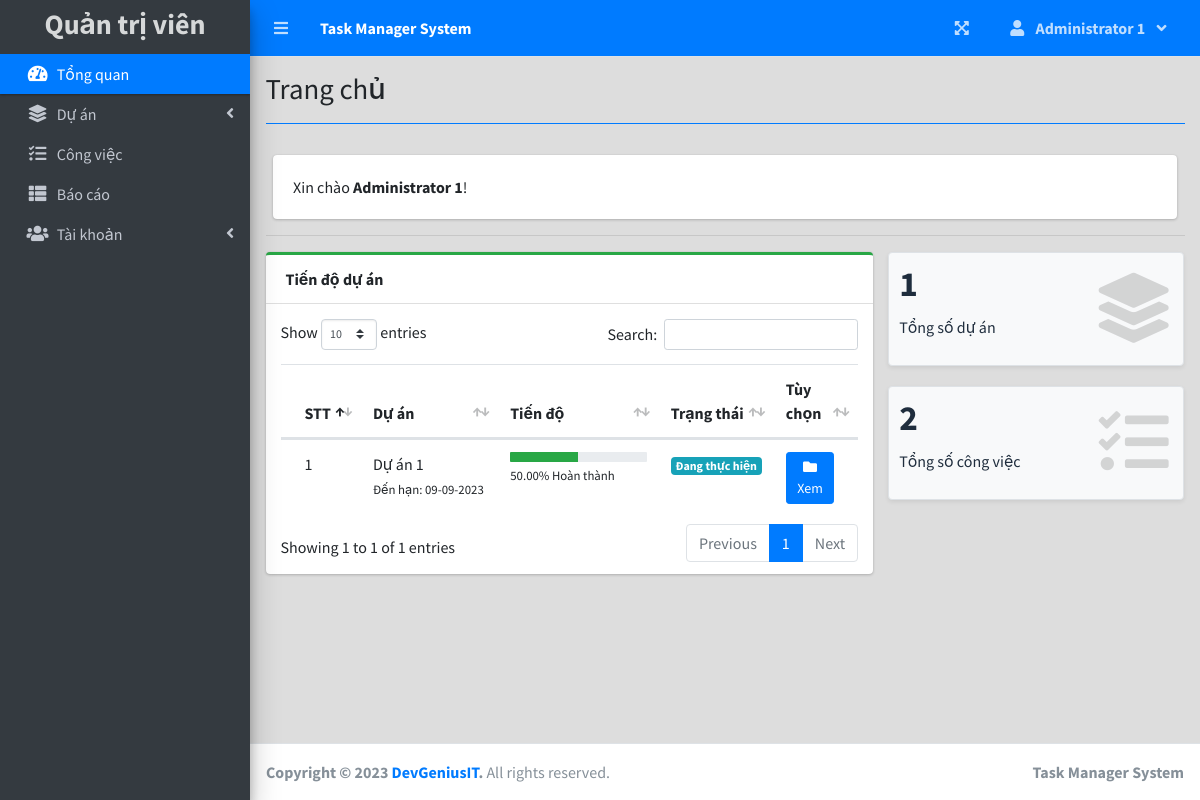
The page / (signed in) on the database its author committed.
### tables this page shows
CREATE TABLE `project_list` (
  `id` int(30) NOT NULL,
  `name` varchar(200) NOT NULL,
  `description` text NOT NULL,
  `status` tinyint(2) NOT NULL,
  `start_date` date NOT NULL,
  `end_date` date NOT NULL,
  `manager_id` int(30) NOT NULL,
  `user_ids` text NOT NULL,
  `date_created` datetime NOT NULL DEFAULT current_timestamp(),
  `file_name` varchar(255) NOT NULL
);

### home.php (the view, shortened to what this page needs)
<?php include('db_connect.php') ?>
 <div class="col-12">
          <div class="card">
            <div class="card-body">
              Xin chào <span style="font-weight: 700;"><?php echo $_SESSION['login_name'] ?></span>!
            </div>
          </div>
  </div>
  <hr>
  <?php
     $where2 = "";
    ?>
      <div class="row">
        <div class="col-md-8">
        <div class="card card-outline card-success">
          <div class="card-header">
            <b>Tiến độ dự án</b>
          </div>
          <div class="card-body p-0">
            <div class="table-responsive" style="padding: 15px 15px 10px 15px;">
              <table class="table m-0 table-hover" id="list">
                <colgroup>
                  <col width="5%">
                  <col width="30%">
                  <col width="35%">
                  <col width="15%">
                  <col width="15%">
                </colgroup>
                <thead>
                  <th>STT</th>
                  <th>Dự án</th>
                  <th>Tiến độ</th>
                  <th>Trạng thái</th>
                  <th>Tùy chọn</th>
                </thead>
                <tbody>
                <?php
                $i = 1;
                $stat = array("Chưa thực hiện","Đã bắt đầu","Đang thực hiện","Tạm dừng","Quá hạn","Đã hoàn thành", "Hoàn thành quá hạn");
                $where = "";
                $qry = $conn->query("SELECT * FROM project_list $where order by name asc");
                while($row= $qry->fetch_assoc()):
                $tprog = $conn->query("SELECT * FROM task_list where project_id = {$row['id']}")->num_rows;
                $cprog = $conn->query("SELECT * FROM task_list where project_id = {$row['id']} and status = 3")->num_rows;
                $prog = $tprog > 0 ? ($cprog/$tprog) * 100 : 0;
                $prog = $prog > 0 ?  number_format($prog,2) : $prog;
                  ?>
                  <tr>
                      <td>
                         <?php echo $i++ ?>
                      </td>
                      <td>
                          <a>
                              <?php echo ucwords($row['name']) ?>
                          </a>
                          <br>
                          <small>
                              Đến hạn: <?php echo date("d-m-Y",strtotime($row['end_date'])) ?>
                          </small>
                      </td>
                      <td class="project_progress">
                          <div class="progress progress-sm">
                              <div class="progress-bar bg-green" role="progressbar" aria-valuenow="57" aria-valuemin="0" aria-valuemax="100" style="width: <?php echo $prog ?>%">
                              </div>
                          </div>
                          <small>
                              <?php echo $prog ?>% Hoàn thành
                          </small>
                      </td>
                      <td class="project-state">
                          <?php
                            if($stat[$row['status']] =='Chưa thực hiện'){
                              echo "<span class='badge badge-secondary'>{$stat[$row['status']]}</span>";
                            }elseif($stat[$row['status']] =='Đã bắt đầu'){
                              echo "<span class='badge badge-primary'>{$stat[$row['status']]}</span>";
                            }elseif($stat[$row['status']] =='Đang thực hiện'){
                              echo "<span class='badge badge-info'>{$stat[$row['status']]}</span>";
                            }elseif($stat[$row['status']] =='Tạm dừng'){
                              echo "<span class='badge badge-warning'>{$stat[$row['status']]}</span>";
                            }elseif($stat[$row['status']] =='Quá hạn'){
                              echo "<span class='badge badge-danger'>{$stat[$row['status']]}</span>";
                            }elseif($stat[$row['status']] =='Đã hoàn thành'){
                              echo "<span class='badge badge-success'>{$stat[$row['status']]}</span>";
                            }elseif($stat[$row['status']] =='Hoàn thành quá hạn'){
                              echo "<span class='badge badge-danger'>{$stat[$row['status']]}</span>";
                            }
                          ?>
                      </td>
                      <td>
                        <a class="btn btn-primary btn-sm" href="./index.php?page=view_project&id=<?php echo $row['id'] ?>">
                              <i class="fas fa-folder">
                              </i>
                              Xem
                        </a>
                      </td>
                  </tr>
                <?php endwhile; ?>
                </tbody>
              </table>
            </div>
          </div>
        </div>
        </div>
        <div class="col-md-4">
          <div class="row">
          <div class="col-12 col-sm-6 col-md-12">
            <div class="small-box bg-light shadow-sm border">
              <div class="inner">
                <h3><?php echo $conn->query("SELECT * FROM project_list $where")->num_rows; ?></h3>
                <p>Tổng số dự án</p>
              </div>
              <div class="icon">
                <i class="fa fa-layer-group"></i>
              </div>
            </div>
          </div>
           <div class="col-12 col-sm-6 col-md-12">
            <div class="small-box bg-light shadow-sm border">
              <div class="inner">
                <h3><?php echo $conn->query("SELECT t.*,p.name as pname,p.start_date,p.status as pstatus, p.end_date,p.id as pid FROM task_list t inner join project_list p on p.id = t.project_id $where2")->num_rows; ?></h3>
                <p>Tổng số công việc</p>
              </div>
              <div class="icon">
                <i class="fa fa-tasks"></i>
              </div>
            </div>
          </div>
      </div>
        </div>
      </div>

### rows shown on the page
project_list: name "Dự án 1", end_date "09-09-2023", prog "50.00", status "Đang thực hiện"

### other values the page prints
$_SESSION['system']['name'] "Task Manager System"
$_SESSION['login_firstname' ] . ' ' . $_SESSION['login_lastname'] "Administrator 1"
$title "Trang chủ"
$_SESSION['login_name'] "Administrator 1"
$conn->query("SELECT * FROM project_list $where")->num_rows "1"
